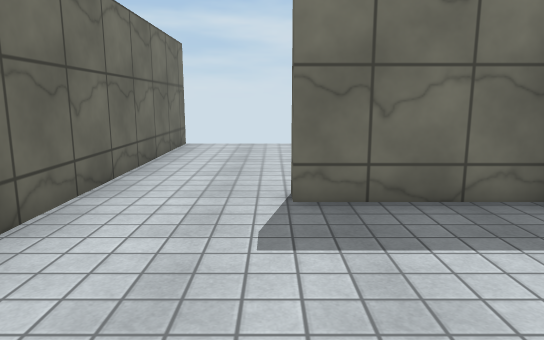
view 1 (above)

23 first-person views from a walk through a 3-D level made in the Unity game engine. The camera is 1.3 m above the floor, tilts 10° down and sees 70° across. The floor is counted in squares, 1 m on a side. Each view is taken from the middle of a square. On the plan, view 1 faces up. The plan holds only what a view shows up to about 16 squares ahead; the rest is blank. The player is left out. Some surface patterns are stand-ins.

view 2
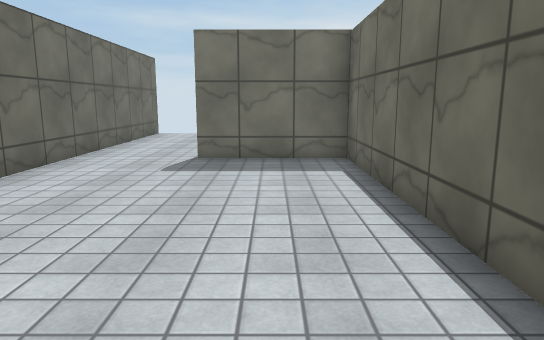

view 3
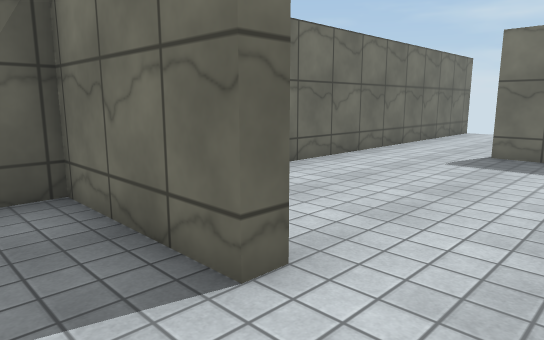

view 4
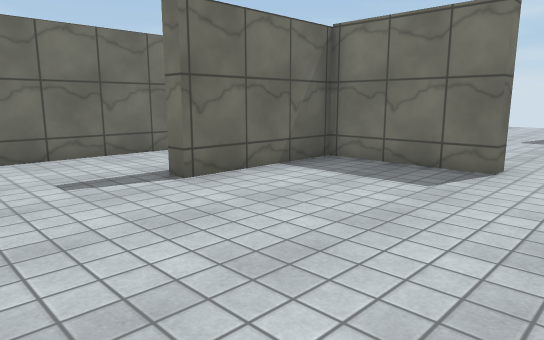

view 5
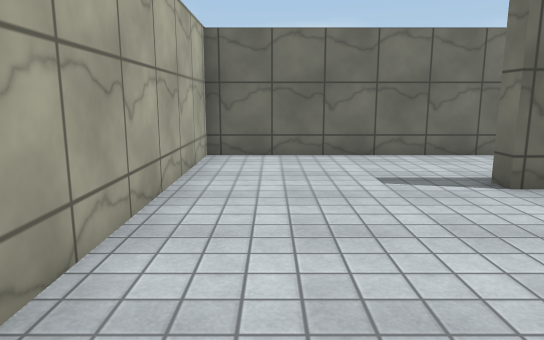

view 6
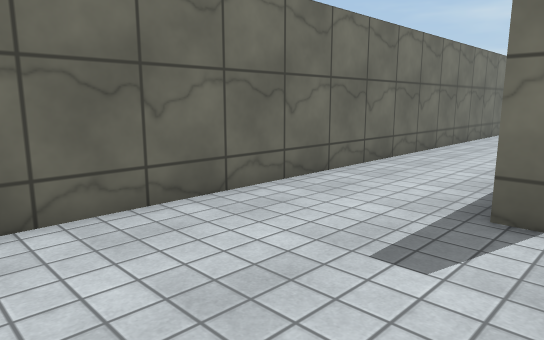

view 7
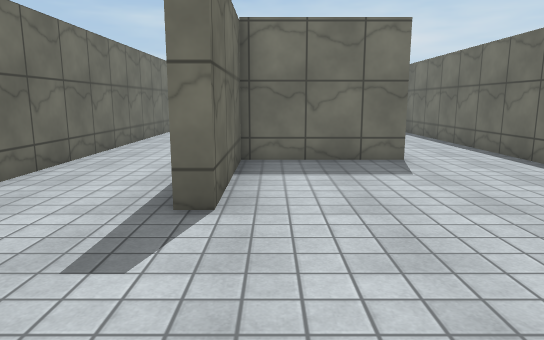

view 8
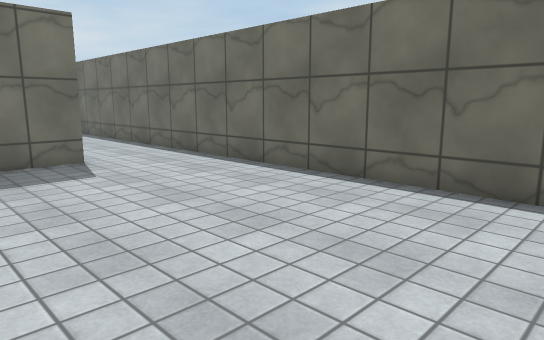

view 9
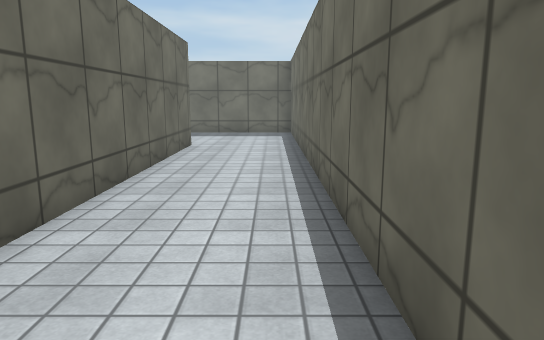

view 10
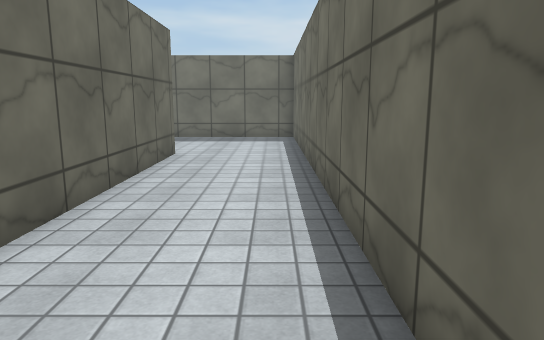

view 11
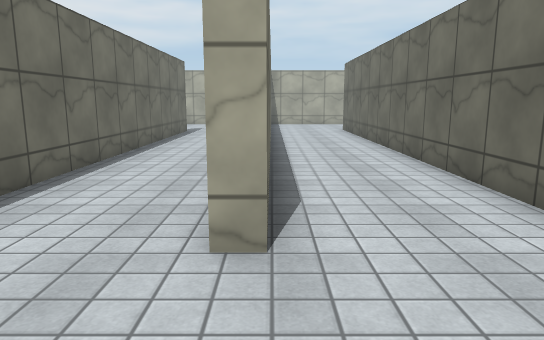

view 12
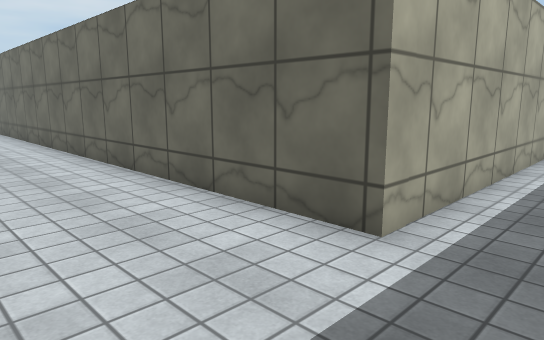

view 13
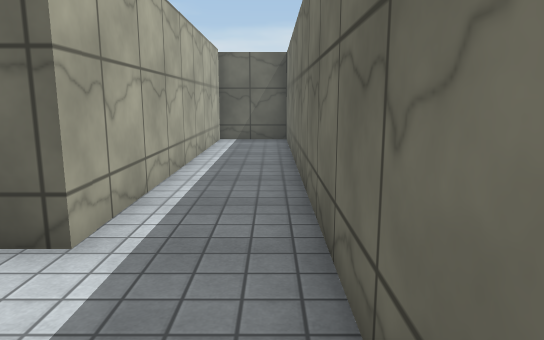

view 14
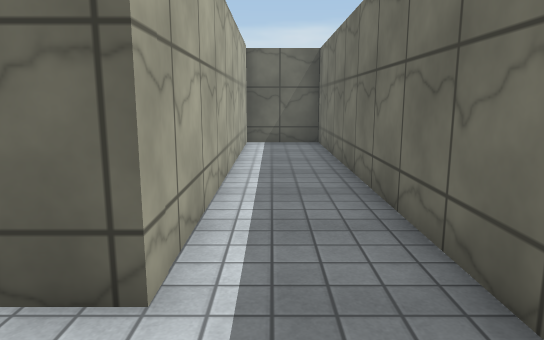

view 15
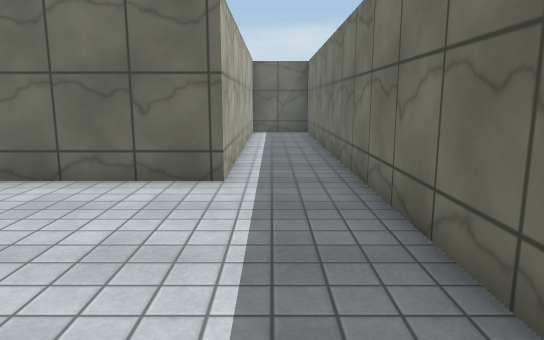

view 16
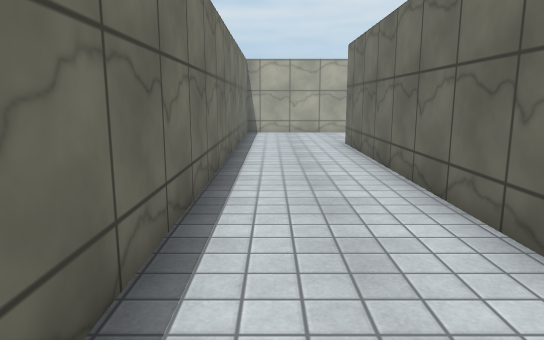

view 17
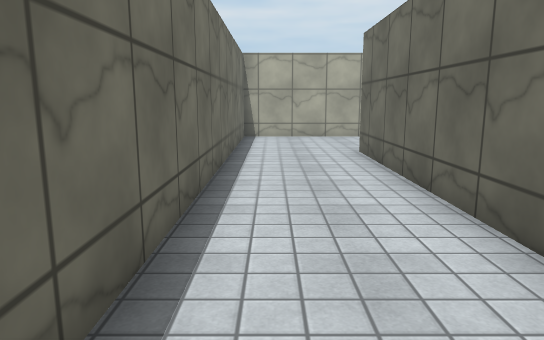

view 18
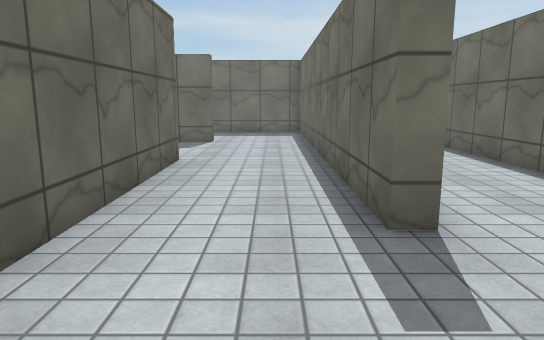

view 19
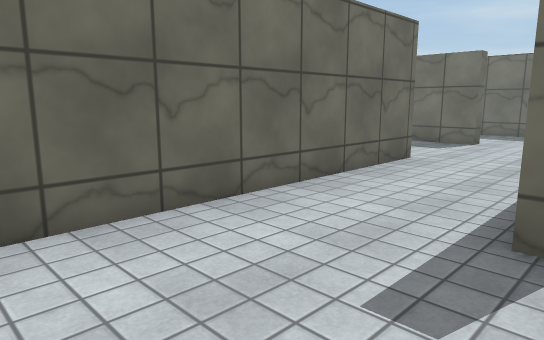

view 20
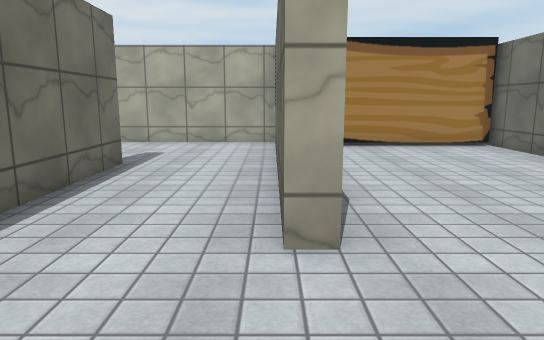

view 21
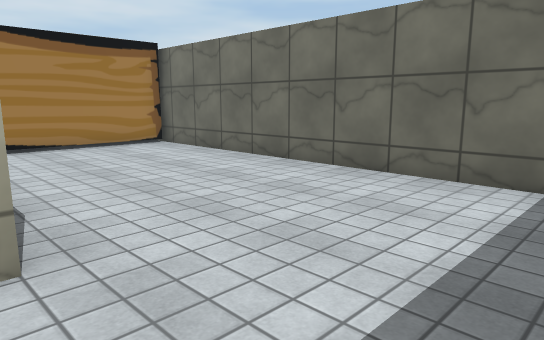

view 22
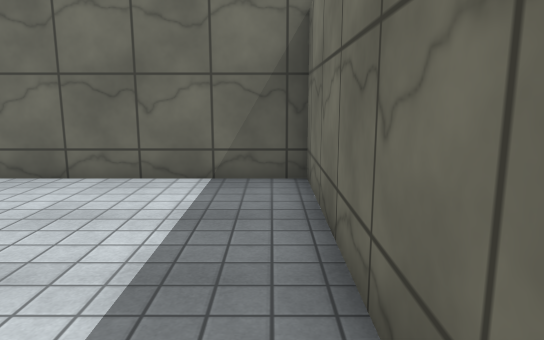

view 23
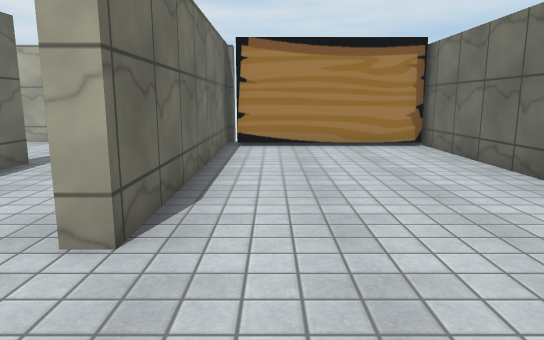

### Floor plan
Points are (right, up) in squares from view 1. A wall is a line through its corners. A room is listed if a view was taken in it or the views show most of it. See-through windows are left out.
Room 1 (views 1, 2, 3, 4, 5, 6, 7, 8, 9, 10, 11, 12, 13, 14, 15)
walls: (1, -2.8) (1, -3.3) (-2.7, -3.3) (-2.7, -7.4) (-3.2, -7.4); (-3.2, -6.2) (-3.2, 11.5) (-20.5, 11.5) (-20.5, 9.2) (-10.3, 9.2) (-10.3, 7.5); (-7, 6.8) (-6.4, 6.8) (-6.4, -12.6) (1, -12.6); (-2.7, 12.2) (-2.7, 1.1); (3.7, -11.1) (3.7, 5) (0.3, 5) (0.3, 5.5)
ways out: opening at (-8.5, 6.5) to room 2
Room 2 (views 16, 17, 18, 19)
walls: (-14.1, -3.3) (-14.1, -11.4); (-14.1, -12.6) (-7, -12.6) (-7, 6.8); (-10.3, 7.5) (-10.3, -8.2) (-10.8, -8.2) (-10.8, -2.5)
ways out: opening at (-8.5, 6.5) to room 1; opening at (-12.5, -3.5) to room 3
Room 3 (views 20, 21, 22, 23)
walls: (-10.8, -2.5) (-10.8, 1.5); (-14.1, 1.1) (-14.1, 0.6) (-20.5, 0.6) (-20.5, -11.9); (-20.5, -11.5) (-14.9, -11.5); (-14.6, -12.6) (-14.6, -3.3) (-14.1, -3.3)
ways out: opening at (-12.5, -3.5) to room 2; opening at (-12.5, 1)

Positions as (right, up) in squares from view 1, and headings:
1: (0, 0), facing up
2: (2, -4), facing up
3: (3, -5), facing up-left
4: (3, -11), facing up-left
5: (3, -11), facing left
6: (-2, -12), facing up-left
7: (-2, -12), facing up
8: (-2, -12), facing up-right
9: (-4, -5), facing up
10: (-4, -3), facing up
11: (-7, 10), facing down
12: (-7, 11), facing down-left
13: (-7, 11), facing left
14: (-8, 10), facing left
15: (-4, 10), facing left
16: (-8, 4), facing down
17: (-8, 2), facing down
18: (-12, -12), facing up
19: (-10, -12), facing up-left
20: (-14, 0), facing down
21: (-14, 0), facing down-left
22: (-14, 0), facing left
23: (-16, 0), facing down
